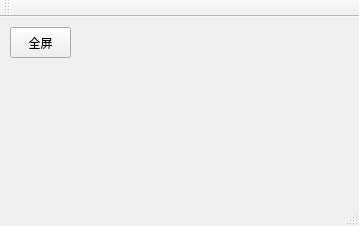
<?xml version="1.0" encoding="UTF-8"?>
<ui version="4.0">
 <class>MainWindow</class>
 <widget class="QMainWindow" name="MainWindow">
  <property name="geometry">
   <rect>
    <x>0</x>
    <y>0</y>
    <width>359</width>
    <height>226</height>
   </rect>
  </property>
  <property name="windowTitle">
   <string>MainWindow</string>
  </property>
  <widget class="QWidget" name="centralWidget">
   <widget class="QPushButton" name="btn_ScreenAll">
    <property name="geometry">
     <rect>
      <x>10</x>
      <y>10</y>
      <width>61</width>
      <height>31</height>
     </rect>
    </property>
    <property name="text">
     <string>全屏</string>
    </property>
   </widget>
  </widget>
  <widget class="QToolBar" name="mainToolBar">
   <attribute name="toolBarArea">
    <enum>TopToolBarArea</enum>
   </attribute>
   <attribute name="toolBarBreak">
    <bool>false</bool>
   </attribute>
  </widget>
  <widget class="QStatusBar" name="statusBar"/>
 </widget>
 <layoutdefault spacing="6" margin="11"/>
 <resources/>
 <connections/>
</ui>
